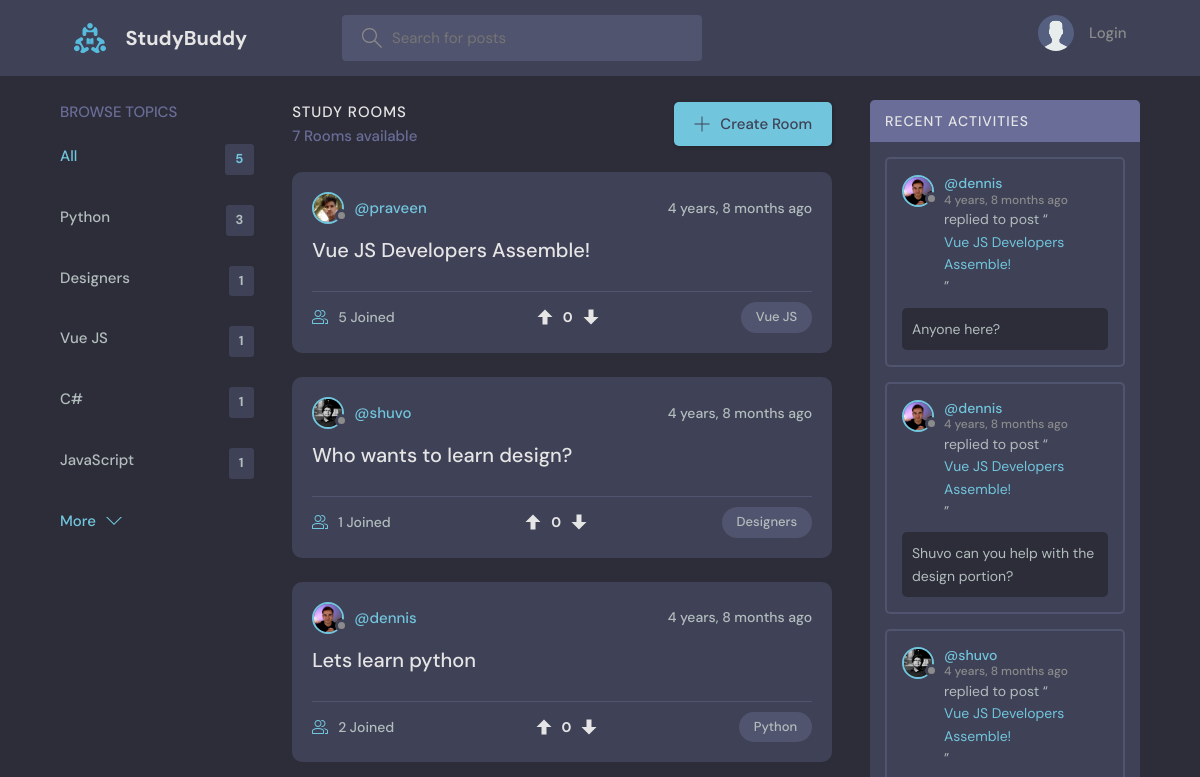
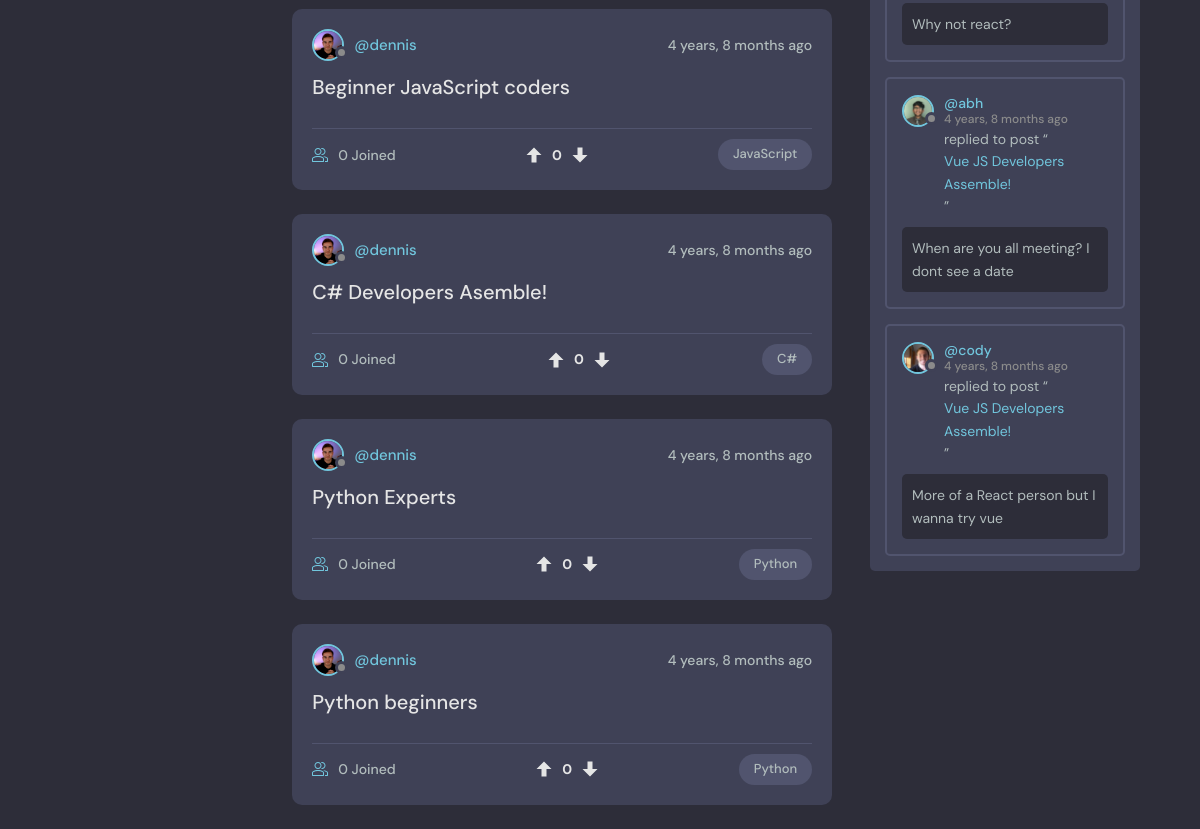
The app's page /, older data (2 pictures, top to bottom).
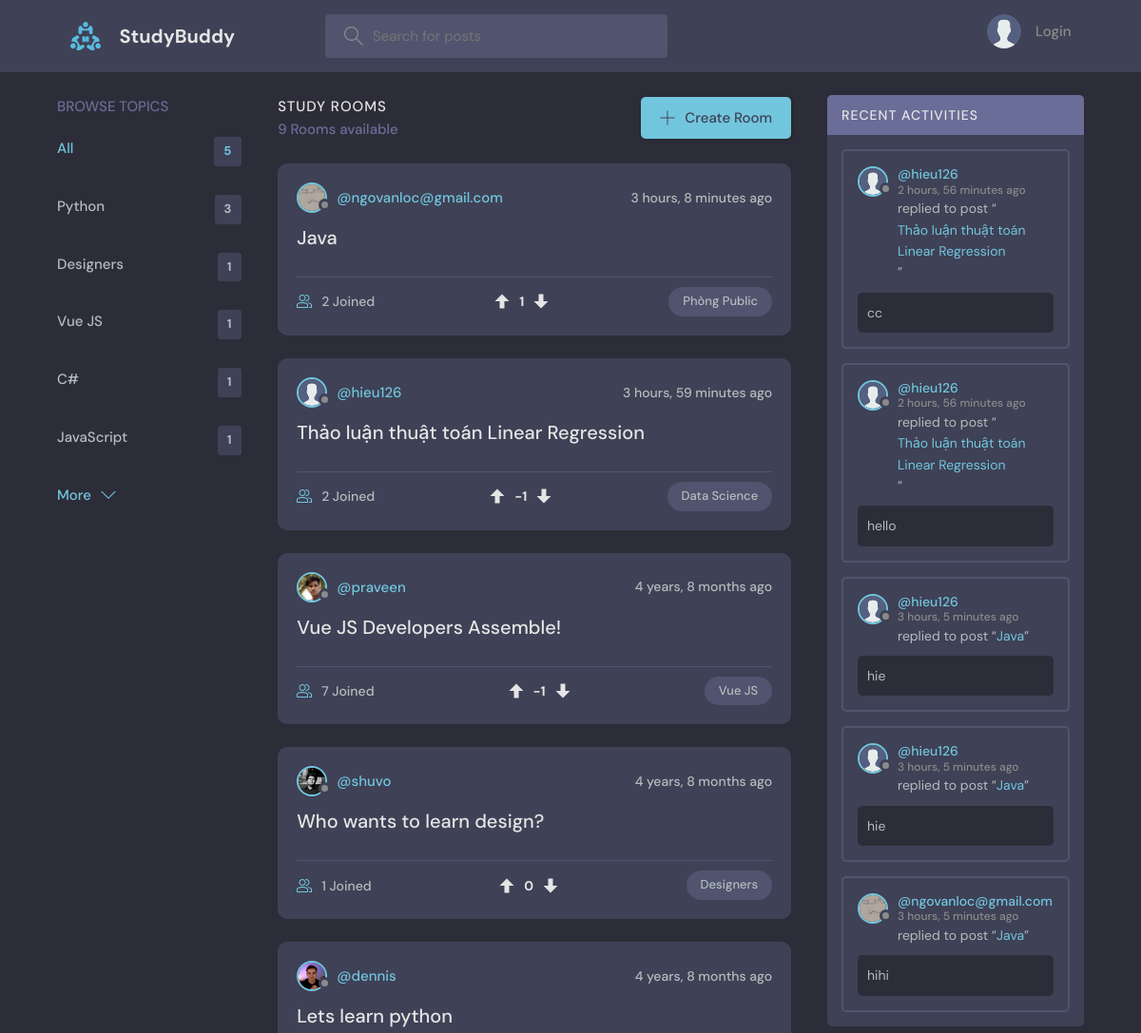
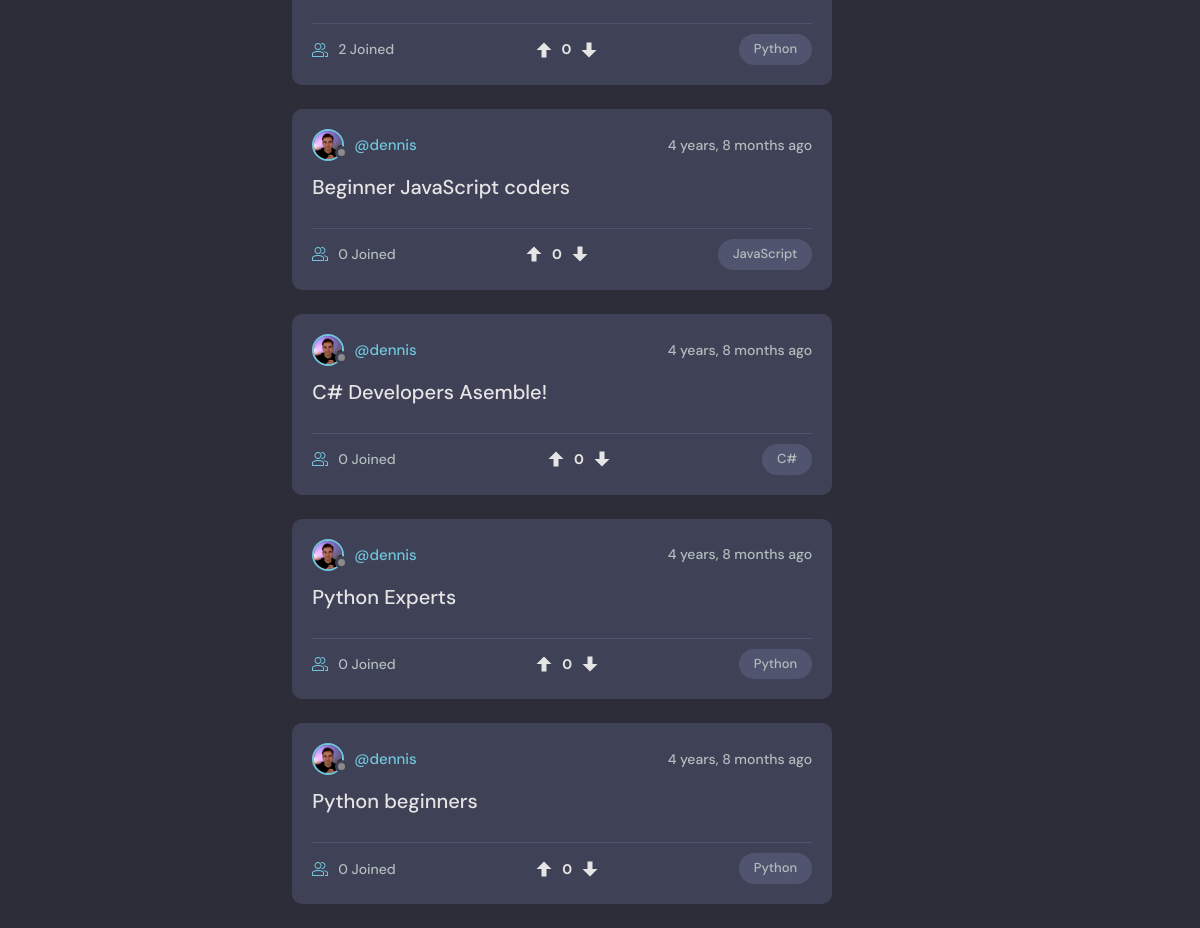
The same page, newer data (2 pictures, top to bottom).
### base/models.py (models this page shows, shortened)
class Topic(models.Model):
    name = models.CharField(max_length=200)

class Room(models.Model):
    host = models.ForeignKey(User, on_delete=models.SET_NULL, null=True)
    topic = models.ForeignKey(Topic, on_delete=models.SET_NULL, null=True)
    name = models.CharField(max_length=200)
    description = models.TextField(null=True, blank=True)
    participants = models.ManyToManyField(
        User, related_name='participants', blank=True)
    is_private = models.BooleanField(default=False)
    image = models.ImageField(upload_to='room_images/', null=True, blank=True)
    video = models.FileField(upload_to='room_videos/', null=True, blank=True)
    updated = models.DateTimeField(auto_now=True)
    created = models.DateTimeField(auto_now_add=True)
    class Meta:
        ordering = ['-updated', '-created']
    def __str__(self):
        return self.name
    @property
    def vote_score(self):
        return sum(vote.value for vote in self.votes.all())

class User(AbstractUser):
    name = models.CharField(max_length=200, null=True)
    email = models.EmailField(unique=True, null=True)
    bio = models.TextField(null=True)
    avatar = models.ImageField(null=True, default="avatar.svg")
    objects = UserManager()
    USERNAME_FIELD = 'email'
    REQUIRED_FIELDS = []

class Message(models.Model):
    user = models.ForeignKey(User, on_delete=models.CASCADE)
    room = models.ForeignKey(Room, on_delete=models.CASCADE)
    body = models.TextField(null=True, blank=True)
    parent = models.ForeignKey('self', on_delete=models.CASCADE, null=True, blank=True, related_name='replies')
    image = models.ImageField(upload_to='chat_images/', null=True, blank=True)
    video = models.FileField(upload_to='chat_videos/', null=True, blank=True)
    updated = models.DateTimeField(auto_now=True)
    created = models.DateTimeField(auto_now_add=True)
    class Meta:
        ordering = ['created']  # Changed to ascending for room chat log timeline

class RoomVote(models.Model):
    user = models.ForeignKey(User, on_delete=models.CASCADE)
    room = models.ForeignKey(Room, on_delete=models.CASCADE, related_name='votes')
    value = models.IntegerField()  # 1 for upvote, -1 for downvote
    created = models.DateTimeField(auto_now_add=True)
    class Meta:
        unique_together = ('user', 'room')

### base/views.py (the view)
# urls.py: path('', views.home, name="home"),
def home(request):
    q = request.GET.get('q') if request.GET.get('q') != None else ''
    if request.user.is_authenticated:
        authorized_rooms = Room.objects.filter(
            Q(is_private=False) |
            Q(host=request.user) |
            Q(participants=request.user) |
            Q(roominvitation__recipient=request.user)
        ).distinct()
    else:
        authorized_rooms = Room.objects.filter(is_private=False)
    rooms = authorized_rooms.filter(
        Q(topic__name__icontains=q) |
        Q(name__icontains=q) |
        Q(description__icontains=q)
    )
    topics = Topic.objects.all()[0:5]
    room_count = rooms.count()
    room_messages = Message.objects.filter(
        room__in=authorized_rooms,
        room__topic__name__icontains=q
    ).order_by('-created')[0:5]
    user_votes = {}
    if request.user.is_authenticated:
        user_votes = {v.room_id: v.value for v in RoomVote.objects.filter(user=request.user)}
    context = {
        'rooms': rooms,
        'topics': topics,
        'room_count': room_count,
        'room_messages': room_messages,
        'user_votes': user_votes
    }
    return render(request, 'base/home.html', context)

### base/templatetags/custom_tags.py (called while the page is built)
@register.filter
def get_user_vote(obj, user):
    if not user.is_authenticated:
        return 0
    vote = obj.votes.filter(user=user).first()
    return vote.value if vote else 0

### base/templates/base/home.html (shortened to what this page needs)
{% extends 'main.html' %}
{% block content %}
<main class="layout layout--3">
  <div class="container">
    {% include 'base/topics_component.html' %}
    <div class="roomList">
      <div class="roomList__header">
        <div>
          <h2>Study Rooms</h2>
          <p>{{room_count}} Rooms available</p>
        </div>
        <a class="btn btn--main" href="{% url 'create-room' %}">
          <svg version="1.1" xmlns="http://www.w3.org/2000/svg" width="32" height="32" viewBox="0 0 32 32">
            <title>add</title>
            <path
              d="M16.943 0.943h-1.885v14.115h-14.115v1.885h14.115v14.115h1.885v-14.115h14.115v-1.885h-14.115v-14.115z">
            </path>
          </svg>
          Create Room
        </a>
      </div>
      {% include 'base/feed_component.html' %}
    </div>
    {% include 'base/activity_component.html' %}
  </div>
</main>
{% endblock %}

### base/templates/base/topics_component.html
<div class="topics">
    <div class="topics__header">
        <h2>Browse Topics</h2>
    </div>
    <ul class="topics__list">
        <li>
            <a href="{% url 'home' %}" class="active">All <span>{{topics.count}}</span></a>
        </li>
        {% for topic in topics %}
        <li>
            <a href="{% url 'home' %}?q={{topic.name}}">{{topic.name}}<span>{{topic.room_set.all.count}}</span></a>
        </li>
        {% endfor %}
    </ul>
    <a class="btn btn--link" href="{% url 'topics' %}">
        More
        <svg version="1.1" xmlns="http://www.w3.org/2000/svg" width="32" height="32" viewBox="0 0 32 32">
            <title>chevron-down</title>
            <path d="M16 21l-13-13h-3l16 16 16-16h-3l-13 13z"></path>
        </svg>
    </a>
</div>

### base/templates/base/feed_component.html (shortened to what this page needs)
{% load custom_tags %}
{% for room in rooms %}
<div class="roomListRoom">
    <div class="roomListRoom__header">
        <a href="{% url 'user-profile' room.host.id %}" class="roomListRoom__author">
            <div class="avatar avatar--small">
                <img src="{{room.host.avatar.url}}" />
            </div>
            <span>@{{room.host.username}}</span>
        </a>
        <div class="roomListRoom__actions" style="display: flex; align-items: center; gap: 8px;">
            <span>{{room.created|timesince}} ago</span>
        </div>
    </div>
    <div class="roomListRoom__content">
        <a href="{% url 'room' room.id %}">{{room.name}}</a>
    </div>
    <div class="roomListRoom__meta" style="display: flex; justify-content: space-between; align-items: center;">
        <a href="{% url 'room' room.id %}" class="roomListRoom__joined">
            {{room.participants.all.count}} Joined
        </a>
        <div style="display: flex; align-items: center; gap: 8px; font-size: 1.4rem;">
            <a href="{% url 'vote-room' room.id 'up' %}" style="display: flex; align-items: center; color: {% if room|get_user_vote:request.user == 1 %}var(--color-main){% else %}var(--color-light){% endif %};" title="Upvote">
                <svg version="1.1" xmlns="http://www.w3.org/2000/svg" width="20" height="20" viewBox="0 0 32 32" style="fill: currentColor;">
                    <path d="M16 4l-12 12h8v12h8v-12h8z"></path>
                </svg>
            </a>
            <span style="font-weight: bold; color: var(--color-light);">{{ room.vote_score }}</span>
            <a href="{% url 'vote-room' room.id 'down' %}" style="display: flex; align-items: center; color: {% if room|get_user_vote:request.user == -1 %}#e74c3c{% else %}var(--color-light){% endif %};" title="Downvote">
                <svg version="1.1" xmlns="http://www.w3.org/2000/svg" width="20" height="20" viewBox="0 0 32 32" style="fill: currentColor;">
                    <path d="M16 28l12-12h-8v-12h-8v12h-8z"></path>
                </svg>
            </a>
        </div>
        <p class="roomListRoom__topic">{{room.topic.name}}</p>
    </div>
</div>
{% endfor %}

### base/templates/base/activity_component.html (shortened to what this page needs)
<div class="activities">
    <div class="activities__header">
        <h2>Recent Activities</h2>
    </div>
    {% for message in room_messages %}
    <div class="activities__box">
        <div class="activities__boxHeader roomListRoom__header">
            <a href="{% url 'user-profile' message.user.id %}" class="roomListRoom__author">
                <div class="avatar avatar--small">
                    <img src="{{message.user.avatar.url}}" />
                </div>
                <p>
                    @{{message.user.username}}
                    <span>{{message.created|timesince}} ago</span>
                </p>
            </a>
        </div>
        <div class="activities__boxContent">
            <p>replied to post “<a href="{% url 'room' message.room.id %}">{{message.room}}</a>”</p>
            <div class="activities__boxRoomContent">{{message.body}}</div>
        </div>
    </div>
    {% endfor %}
</div>

Row changes from the older to the newer data that the page shows:
no longer on this page (row unchanged): Message: user.avatar (picture), user.username "dennis", created "4 years, 8 months", room "Vue JS Developers Assemble!", body "Anyone here?"
no longer on this page (row unchanged): Message: user.avatar (picture), user.username "dennis", created "4 years, 8 months", room "Vue JS Developers Assemble!", body "Shuvo can you help with the design portion?"
no longer on this page (row unchanged): Message: user.avatar (picture), user.username "shuvo", created "4 years, 8 months", room "Vue JS Developers Assemble!", body "Why not react?"
no longer on this page (row unchanged): Message: user.avatar (picture), user.username "abh", created "4 years, 8 months", room "Vue JS Developers Assemble!", body "When are you all meeting? I dont see a date"
no longer on this page (row unchanged): Message: user.avatar (picture), user.username "cody", created "4 years, 8 months", room "Vue JS Developers Assemble!", body "More of a React person but I wanna try vue"
added Room: host.avatar (picture), host.username "ngovanloc@gmail.com", created "3 hours, 8 minutes", name "Java", participants.all.count "2", vote_score "1", topic.name "Phòng Public"
added Room: host.avatar (placeholder picture), host.username "hieu126", created "3 hours, 59 minutes", name "Thảo luận thuật toán Linear Regression", participants.all.count "2", vote_score "-1", topic.name "Data Science"
computed for Room "Vue JS Developers Assemble!": participants.all.count "5" → "7"; vote_score "0" → "-1"
added Message: user.avatar (placeholder picture), user.username "hieu126", created "2 hours, 56 minutes", room "Thảo luận thuật toán Linear Regression", body "cc"
added Message: user.avatar (placeholder picture), user.username "hieu126", created "2 hours, 56 minutes", room "Thảo luận thuật toán Linear Regression", body "hello"
added Message: user.avatar (placeholder picture), user.username "hieu126", created "3 hours, 5 minutes", room "Java", body "hie"
added Message: user.avatar (placeholder picture), user.username "hieu126", created "3 hours, 5 minutes", room "Java", body "hie"
added Message: user.avatar (picture), user.username "ngovanloc@gmail.com", created "3 hours, 5 minutes", room "Java", body "hihi"
Text that changed along with them:
{{ room_count }}: "7" → "9"
